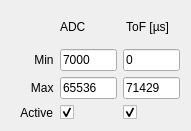
   <widget class="QWidget" name="gridLayoutWidget_2">
    <property name="geometry">
     <rect>
      <x>1010</x>
      <y>480</y>
      <width>191</width>
      <height>131</height>
     </rect>
    </property>
    <layout class="QGridLayout" name="gridLayout_2">
     <property name="sizeConstraint">
      <enum>QLayout::SetDefaultConstraint</enum>
     </property>
     <item row="2" column="2">
      <widget class="QLineEdit" name="He3_ToF_min">
       <property name="text">
        <string>0</string>
       </property>
      </widget>
     </item>
     <item row="0" column="2">
      <widget class="QLabel" name="label_31">
       <property name="font">
        <font>
         <weight>50</weight>
         <bold>false</bold>
        </font>
       </property>
       <property name="text">
        <string> ToF [µs]</string>
       </property>
      </widget>
     </item>
     <item row="2" column="1">
      <widget class="QLineEdit" name="He3_ADC_min">
       <property name="text">
        <string>7000</string>
       </property>
      </widget>
     </item>
     <item row="5" column="1">
      <widget class="QCheckBox" name="He3_ADC_filter">
       <property name="text">
        <string/>
       </property>
       <property name="checked">
        <bool>true</bool>
       </property>
      </widget>
     </item>
     <item row="5" column="2">
      <widget class="QCheckBox" name="He3_ToF_filter">
       <property name="text">
        <string/>
       </property>
       <property name="checked">
        <bool>true</bool>
       </property>
      </widget>
     </item>
     <item row="0" column="1">
      <widget class="QLabel" name="label_42">
       <property name="font">
        <font>
         <weight>50</weight>
         <bold>false</bold>
        </font>
       </property>
       <property name="text">
        <string>ADC</string>
       </property>
      </widget>
     </item>
     <item row="2" column="0">
      <widget class="QLabel" name="label_29">
       <property name="font">
        <font>
         <weight>50</weight>
         <bold>false</bold>
        </font>
       </property>
       <property name="text">
        <string>       Min</string>
       </property>
      </widget>
     </item>
     <item row="4" column="1">
      <widget class="QLineEdit" name="He3_ADC_max">
       <property name="text">
        <string>65536</string>
       </property>
      </widget>
     </item>
     <item row="4" column="0">
      <widget class="QLabel" name="label_53">
       <property name="font">
        <font>
         <weight>50</weight>
         <bold>false</bold>
        </font>
       </property>
       <property name="text">
        <string>      Max</string>
       </property>
      </widget>
     </item>
     <item row="5" column="0">
      <widget class="QLabel" name="label_54">
       <property name="font">
        <font>
         <weight>50</weight>
         <bold>false</bold>
        </font>
       </property>
       <property name="text">
        <string>   Active</string>
       </property>
      </widget>
     </item>
     <item row="4" column="2">
      <widget class="QLineEdit" name="He3_ToF_max">
       <property name="text">
        <string>71429</string>
       </property>
      </widget>
     </item>
    </layout>
   </widget>
